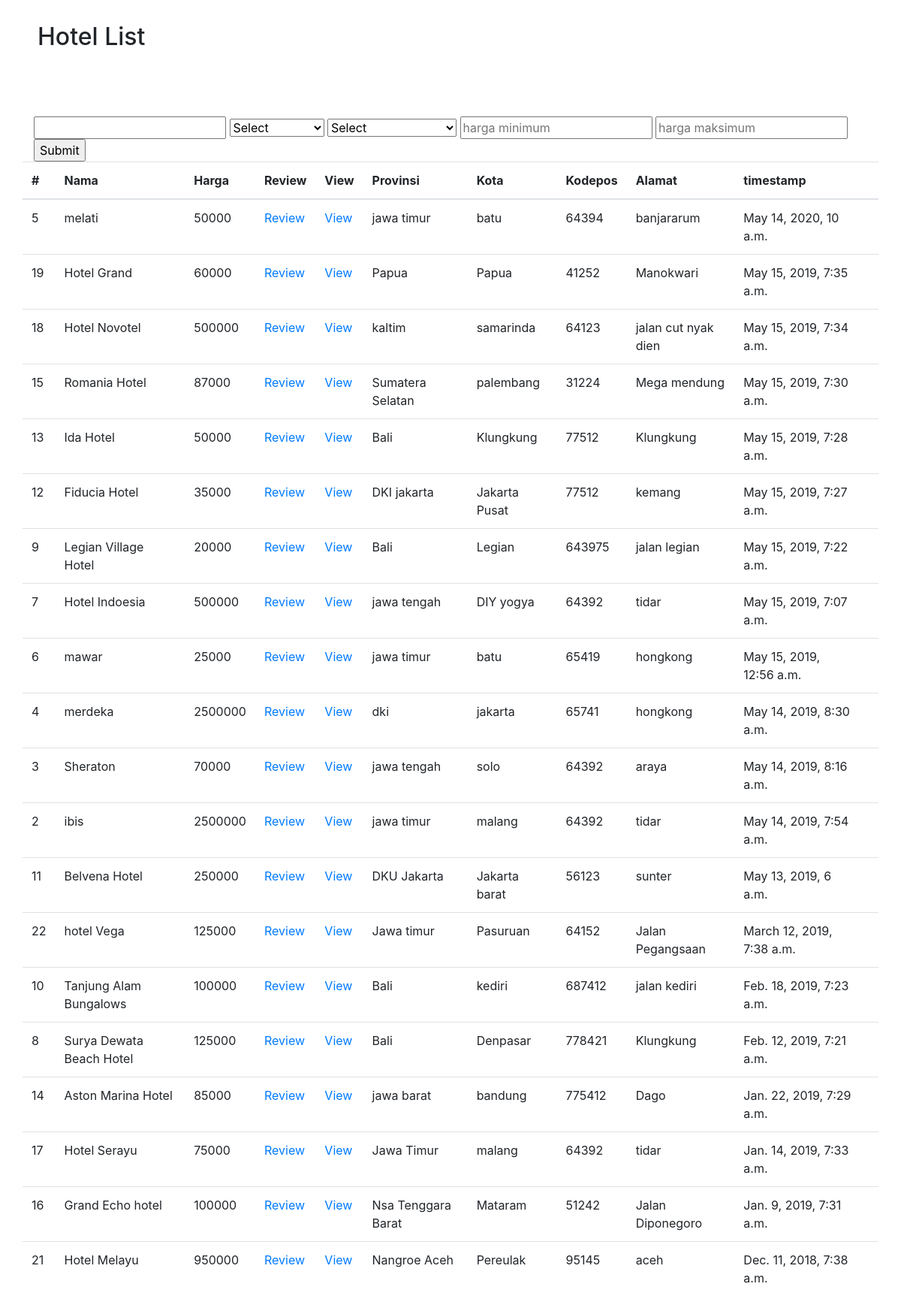
The page / on the database its author committed.
### hotel/models.py (models this page shows, shortened)
class Hotel(models.Model):
    Rating = (
        ('1', '1',),
        ('2', '2',),
        ('3', '3',),
        ('4', '4',),
        ('5', '5',),
    )
    nama = models.CharField(max_length=50)
    harga = models.IntegerField(default=0)
    provinsi = models.CharField(max_length=50)
    kota = models.CharField(max_length=50)
    kodepos = models.CharField(max_length=50)
    alamat = models.CharField(max_length=50)
    timestamp = models.DateTimeField(null=True)
    rating = models.CharField(max_length=9,choices=Rating,default=1)
    review = models.TextField()

### hotel/views.py (the view)
# urls.py: url(r'^$', views.home, name="home"),
def home(request):
    search = request.GET.get('search_hotel', '')
    q = Hotel.objects.all().order_by('-timestamp')
    kota = request.GET.get('kota', '')
    provinsi = request.GET.get('provinsi', '')
    minprice = request.GET.get('harga_minimum','')
    if minprice !='':
        minprice = strToint(minprice)
    maxprice = request.GET.get('harga_maksimum','')
    if maxprice !='':
        maxprice = strToint(maxprice)
    if search != '':
        q = q.filter(nama__contains=search)
    if kota != '':
        q = q.filter(kota=kota)
    if provinsi != '':
        q = q.filter(provinsi=provinsi)
    if maxprice !='' and minprice != '':
        q = q.filter(harga__gte=minprice,harga__lte=maxprice)
    elif maxprice !='':
        q = q.filter(harga__lte=maxprice)
    elif minprice !='':
        q = q.filter(harga__gte=minprice)
    return render(request, 'hotel/index.html', { 'hotels': q, 'location' : getlocation(), })

### hotel/views.py (called while the page is built)
def getlocation():
    getloc = Hotel.objects.all()
    return getloc.values('kota','provinsi')

### hotel/templates/hotel/index.html (shortened to what this page needs)
{% load staticfiles %}
<!DOCTYPE html>
<html lang="en">
  <head>
    <link rel="stylesheet" href="{% static 'hotel/bootstrap.min.css' %}">
    <link rel="stylesheet" href="{% static 'hotel/font-awesome/css/font-awesome.min.css' %}">
    {% block style %} <link rel="stylesheet" href="{% static 'hotel/app.css' %}"> {% endblock %}
  </head>
  <body>
    <div class="container cs-content">
    {% block content  %}
      <div class="row cs-section-header">
          <div class="col-lg-12"><h2>Hotel List</h2></div>
      </div>
      <div class="row cs-form-add">
      </div>
      <div class="search">
        <form>
            <input type="text" name="search_hotel" >
            <select name="kota">
              <option value="">Select</option>
            </select>
            <select name="provinsi">
              <option value="">Select</option>
            </select>
            <input type="text" name="harga_minimum" placeholder="harga minimum">
            <input type="text" name="harga_maksimum" placeholder="harga maksimum">
            <input type="submit" value="Submit">
        </form>
      </div>
      <div class="row">
          <table class="table">
              <thead>
              <tr>
                  <th scope="col">#</th>
                  <th scope="col">Nama</th>
                  <th scope="col">Harga</th>
                  <th scope="col">Review</th>
                  <th scope="col">View</th>
                  <th scope="col">Provinsi</th>
                  <th scope="col">Kota</th>
                  <th scope="col">Kodepos</th>
                  <th scope="col">Alamat</th>
                  <th scope="col">timestamp</th>
                  <th scope="col"></th>
              </tr>
              </thead>
              <tbody>
              {% for hotel in hotels|slice:":20" %}
              <tr>
                  <td>{{ hotel.id }}</td>
                  <td>{{ hotel.nama }}</td>
                  <td>{{ hotel.harga }}</td>
                  <td><a href="{% url 'review' pk=hotel.id %}">Review</a></td>
                  <td><a href="https://www.w3schools.com">View</a></td>
                  <td>{{ hotel.provinsi }}</td>
                  <td>{{ hotel.kota }}</td>
                  <td>{{ hotel.kodepos }}</td>
                  <td>{{ hotel.alamat }}</td>
                  <td>{{ hotel.timestamp }}</td>
                  <td>
                  </td>
              </tr>
              {% endfor %}
              </tbody>
          </table>
      </div>
    {% endblock  %}
    </div>
  </body>
</html>

### hotel/static/hotel/app.css (style rules this page uses)
.cs-content { margin-top: 25px; }
.cs-section-header { height: 50px; padding: 5px; margin-bottom: 15px; }
.cs-form-add, .cs-form-edit { padding: 25px; margin-bottom: 15px; background-repeat: no-repeat; background-size: cover; }
.cs-form-add { background-image: url('./picture/hotels.jpg'); }

### rows shown on the page
Hotel: id "5", nama "melati", harga "50000", provinsi "jawa timur", kota "batu", kodepos "64394", alamat "banjararum", timestamp "May 14, 2020, 10 a.m."
Hotel: id "19", nama "Hotel Grand", harga "60000", provinsi "Papua", kota "Papua", kodepos "41252", alamat "Manokwari", timestamp "May 15, 2019, 7:35 a.m."
Hotel: id "18", nama "Hotel Novotel", harga "500000", provinsi "kaltim", kota "samarinda", kodepos "64123", alamat "jalan cut nyak dien", timestamp "May 15, 2019, 7:34 a.m."
Hotel: id "15", nama "Romania Hotel", harga "87000", provinsi "Sumatera Selatan", kota "palembang", kodepos "31224", alamat "Mega mendung", timestamp "May 15, 2019, 7:30 a.m."
Hotel: id "13", nama "Ida Hotel", harga "50000", provinsi "Bali", kota "Klungkung", kodepos "77512", alamat "Klungkung", timestamp "May 15, 2019, 7:28 a.m."
Hotel: id "12", nama "Fiducia Hotel", harga "35000", provinsi "DKI jakarta", kota "Jakarta Pusat", kodepos "77512", alamat "kemang", timestamp "May 15, 2019, 7:27 a.m."
Hotel: id "9", nama "Legian Village Hotel", harga "20000", provinsi "Bali", kota "Legian", kodepos "643975", alamat "jalan legian", timestamp "May 15, 2019, 7:22 a.m."
Hotel: id "7", nama "Hotel Indoesia", harga "500000", provinsi "jawa tengah", kota "DIY yogya", kodepos "64392", alamat "tidar", timestamp "May 15, 2019, 7:07 a.m."
Hotel: id "6", nama "mawar", harga "25000", provinsi "jawa timur", kota "batu", kodepos "65419", alamat "hongkong", timestamp "May 15, 2019, 12:56 a.m."
Hotel: id "4", nama "merdeka", harga "2500000", provinsi "dki", kota "jakarta", kodepos "65741", alamat "hongkong", timestamp "May 14, 2019, 8:30 a.m."
Hotel: id "3", nama "Sheraton", harga "70000", provinsi "jawa tengah", kota "solo", kodepos "64392", alamat "araya", timestamp "May 14, 2019, 8:16 a.m."
Hotel: id "2", nama "ibis", harga "2500000", provinsi "jawa timur", kota "malang", kodepos "64392", alamat "tidar", timestamp "May 14, 2019, 7:54 a.m."
Hotel: id "11", nama "Belvena Hotel", harga "250000", provinsi "DKU Jakarta", kota "Jakarta barat", kodepos "56123", alamat "sunter", timestamp "May 13, 2019, 6 a.m."
Hotel: id "22", nama "hotel Vega", harga "125000", provinsi "Jawa timur", kota "Pasuruan", kodepos "64152", alamat "Jalan Pegangsaan", timestamp "March 12, 2019, 7:38 a.m."
Hotel: id "10", nama "Tanjung Alam Bungalows", harga "100000", provinsi "Bali", kota "kediri", kodepos "687412", alamat "jalan kediri", timestamp "Feb. 18, 2019, 7:23 a.m."
Hotel: id "8", nama "Surya Dewata Beach Hotel", harga "125000", provinsi "Bali", kota "Denpasar", kodepos "778421", alamat "Klungkung", timestamp "Feb. 12, 2019, 7:21 a.m."
Hotel: id "14", nama "Aston Marina Hotel", harga "85000", provinsi "jawa barat", kota "bandung", kodepos "775412", alamat "Dago", timestamp "Jan. 22, 2019, 7:29 a.m."
Hotel: id "17", nama "Hotel Serayu", harga "75000", provinsi "Jawa Timur", kota "malang", kodepos "64392", alamat "tidar", timestamp "Jan. 14, 2019, 7:33 a.m."
Hotel: id "16", nama "Grand Echo hotel", harga "100000", provinsi "Nsa Tenggara Barat", kota "Mataram", kodepos "51242", alamat "Jalan Diponegoro", timestamp "Jan. 9, 2019, 7:31 a.m."
Hotel: id "21", nama "Hotel Melayu", harga "950000", provinsi "Nangroe Aceh", kota "Pereulak", kodepos "95145", alamat "aceh", timestamp "Dec. 11, 2018, 7:38 a.m."
